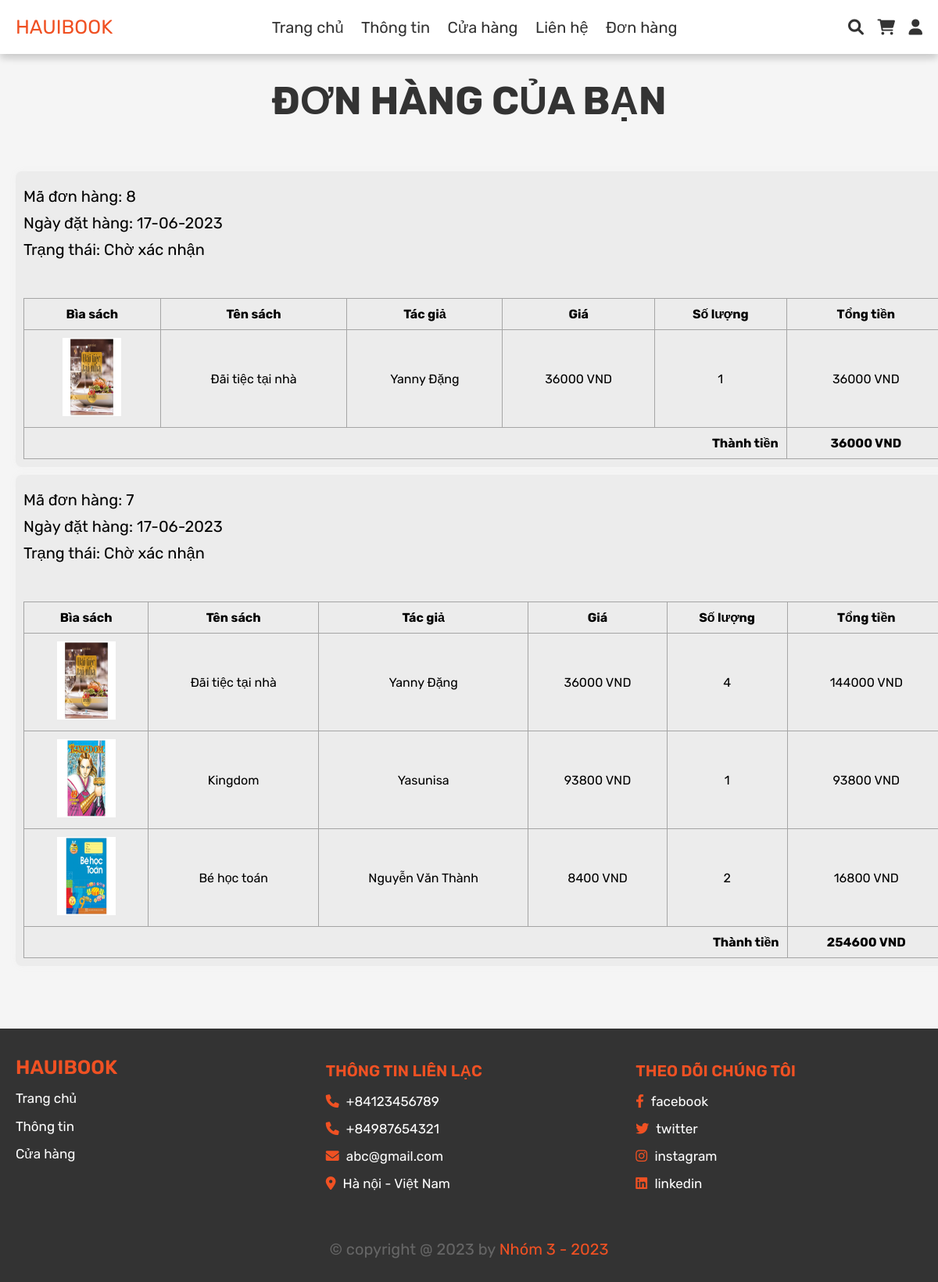
Screenshot of /orders.php (signed in) with the database file from the repository.
### tables this page shows
CREATE TABLE `orders` (
  `id` int(11) NOT NULL,
  `user_id` int(11) NOT NULL,
  `name` varchar(255) NOT NULL,
  `number` varchar(12) NOT NULL,
  `email` varchar(255) NOT NULL,
  `method` varchar(50) NOT NULL,
  `address` varchar(500) NOT NULL,
  `note` varchar(255) NOT NULL,
  `placed_on` varchar(50) NOT NULL,
  `status` varchar(20) NOT NULL
);

### orders.php (the view, shortened to what this page needs)
<?php
include 'config.php';
$user_id = $_SESSION['user_id'];
?>
<!DOCTYPE html>
<html lang="en">
<head>
   <link rel="stylesheet" href="https://cdnjs.cloudflare.com/ajax/libs/font-awesome/6.0.0/css/all.min.css">
   <link rel="stylesheet" href="css/style.css">
   <link rel="stylesheet" href="css/admin_style.css">
</head>
<body>
   <?php include 'header.php'; ?>
   <div class="heading">
      <h3>Đơn hàng của bạn</h3>
   </div>
   <section class="orders">
      <div class="cart-detail">
         <?php
         $order_query = mysqli_query($conn, "SELECT * FROM `orders` o WHERE o.status <> 'Chưa thanh toán' AND user_id = '$user_id' ORDER BY id DESC") or die('query failed');
         if (mysqli_num_rows($order_query) > 0) {
            while ($fetch_orders = mysqli_fetch_assoc($order_query)) {
         ?>
               <div class="order-item">
                  <div class="box-cart-detail">
                     <p class="text-detail"> Mã đơn hàng: <?php echo $fetch_orders['id']; ?></p>
                     <p class="text-detail"> Ngày đặt hàng: <?php echo $fetch_orders['placed_on']; ?></p>
                     <p class="text-detail"> Trạng thái: <?= $fetch_orders['status']; ?> </p>
                  </div>
                  <table id="table-product-2" border="1">
                     <tr>
                        <th>Bìa sách</th>
                        <th>Tên sách</th>
                        <th>Tác giả</th>
                        <th>Giá</th>
                        <th>Số lượng</th>
                        <th>Tổng tiền</th>
                     </tr>
                     <?php
                     $grand_total = 0;
                     $idOrder = $fetch_orders['id'];
                     $select_cart = mysqli_query(
                        $conn,
                        "SELECT  p.name as 'product_name',
                                 p.author as 'author',
                                 p.image as 'image',
                                 p.id as 'product_id',
                                 c.price as 'price',
                                 c.quantity as 'quantity'
                                 FROM orders o
                                 INNER JOIN carts c ON o.id = c.order_id
                                 INNER JOIN products p ON p.id = c.product_id
                                 WHERE o.status != 'Chưa Thanh Toán'
                                 AND o.id = '$idOrder'"
                     ) or die('query failed');
                     if (mysqli_num_rows($select_cart) > 0) {
                        while ($fetch_cart = mysqli_fetch_assoc($select_cart)) {
                           $total = $fetch_cart['price'] * $fetch_cart['quantity'];
                           $grand_total += $total;
                     ?>
                           <tr>
                              <td>
                                 <a href="product_details.php?id=<?php echo $fetch_cart['product_id']; ?>">
                                    <img src="uploaded_img/<?php echo $fetch_cart['image']; ?>">
                                 </a>
                              </td>
                              <td><?= $fetch_cart["product_name"] ?></td>
                              <td><?= $fetch_cart["author"] ?></td>
                              <td><?= $fetch_cart["price"] ?> VND</td>
                              <td><?= $fetch_cart["quantity"] ?></td>
                              <td><?= $total ?> VND</td>
                           </tr>
                        <?php
                        }
                        ?>
                        <tr>
                           <td colspan="5" style="text-align: right"><b>Thành tiền</b> </td>
                           <td><b><?= $grand_total ?> VND</b></td>
                        </tr>
                  </table>
               </div>
      <?php
                     }
                  }
               } else {
                  echo '<p class="empty empty-card">Bạn chưa có đơn đặt hàng nào!</p>';
               }
      ?>
      </div>
   </section>
   <?php include 'footer.php'; ?>
</body>
</html>

### css/style.css (style rules this page uses)
:root { --primary: #f05123; --red: #c0392b; --orange: #f39c12; --black: #333; --white: #fff; --light-color: #666; --light-white: #ccc; --light-bg: #f5f5f5; --border: 0.1rem solid #d4d4d4; --box-shadow: 0 0.5rem 1rem rgba(0, 0, 0, 0.1); }
a { font-family: "Rubik", sans-serif; margin: 0; padding: 0; box-sizing: border-box; outline: none; border: none; text-decoration: none; transition: all 0.2s linear; color: black; }
* { font-family: "Rubik", sans-serif; margin: 0; padding: 0; box-sizing: border-box; outline: none; border: none; text-decoration: none; transition: all 0.2s linear; }
html { font-size: 62.5%; overflow-x: hidden; }
section { padding: 1rem 2rem; }
.heading { text-align: center; margin: 3rem 0 3rem 0; }
.heading h3 { font-size: 5rem; color: var(--black); text-transform: uppercase; }
section { background-color: var(--light-bg); }
.order-item { background-color: #ececec; padding: 10px; border-radius: 8px; margin-bottom: 10px; box-shadow: 0px 0px 10px #f1f1f1; }

### css/admin_style.css (style rules this page uses)
:root { --primary: #f05123; --red: #c0392b; --orange: #f39c12; --black: #333; --white: #fff; --light-color: #666; --light-white: #ccc; --light-bg: #f5f5f5; --border: 0.1rem solid var(--black); --box-shadow: 0 0.5rem 1rem rgba(0, 0, 0, 0.1); }
* { font-family: "Rubik", sans-serif; margin: 0; padding: 0; box-sizing: border-box; outline: none; border: none; text-decoration: none; transition: all 0.2s linear; }
html { font-size: 62.5%; overflow-x: hidden; }
body { background-color: var(--light-bg); }
section { padding: 3rem 2rem; }
#table-product-2 { width: 100%; border-collapse: collapse; margin-top: 50px; }
#table-product-2 th, #table-product-2 td { padding: 10px; text-align: center; border: 1px solid #a5a5a5; font-size: 16px; }
#table-product-2 td img { width: 75px; height: 100px; }

### rows the page displays
orders: id "8", placed_on "17-06-2023", status "Chờ xác nhận", product_name "Đãi tiệc tại nhà", author "Yanny Đặng", price "36000", quantity "1", total "36000", grand_total "36000"
orders: id "7", placed_on "17-06-2023", status "Chờ xác nhận", product_name "Đãi tiệc tại nhà", author "Yanny Đặng", price "36000", quantity "4", total "144000", product_name "Kingdom", author "Yasunisa", price "93800", quantity "1", total "93800", product_name "Bé học toán", author "Nguyễn Văn Thành", price "8400", quantity "2", total "16800", grand_total "254600"
